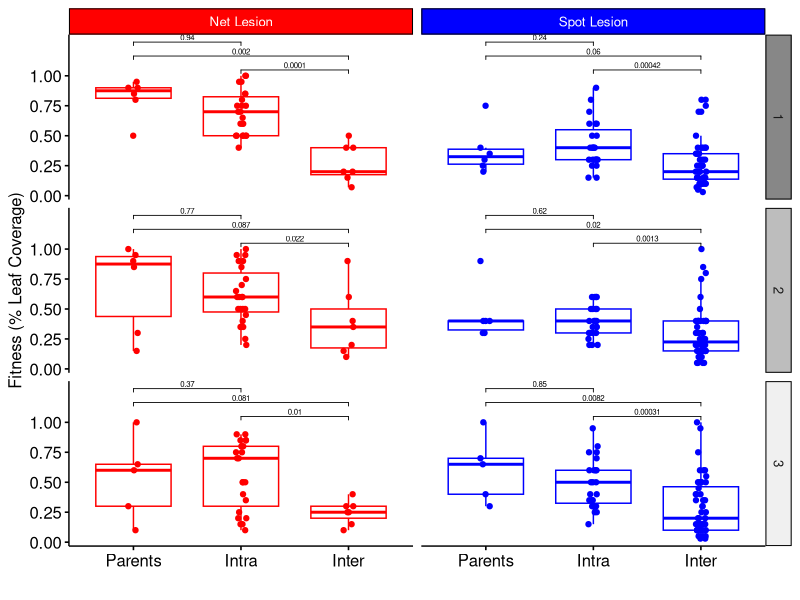
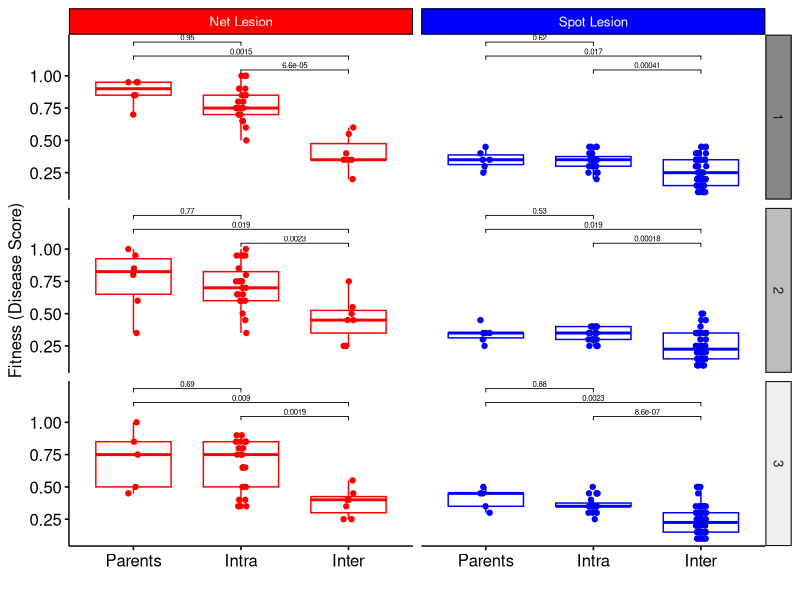
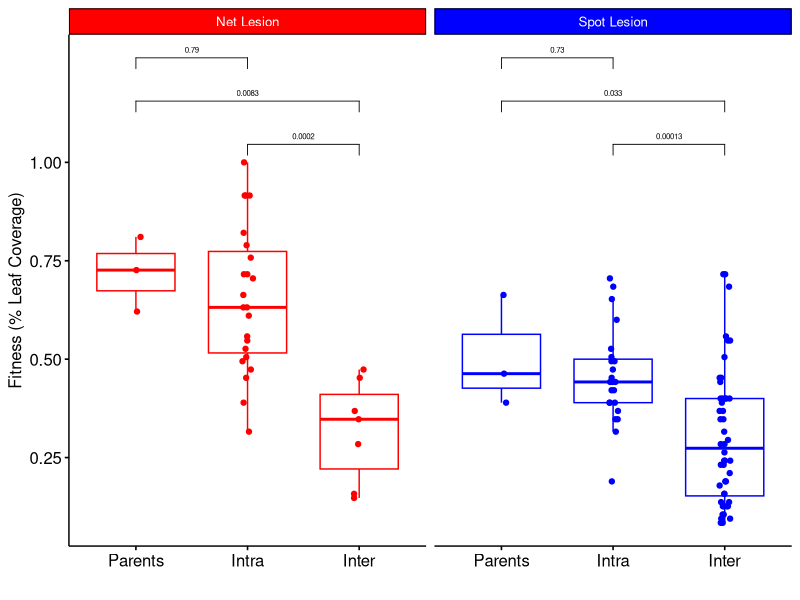
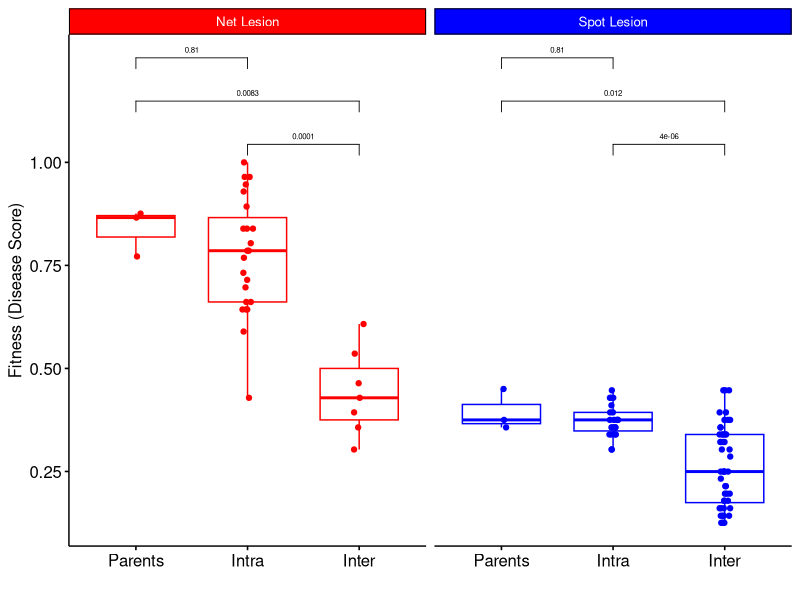
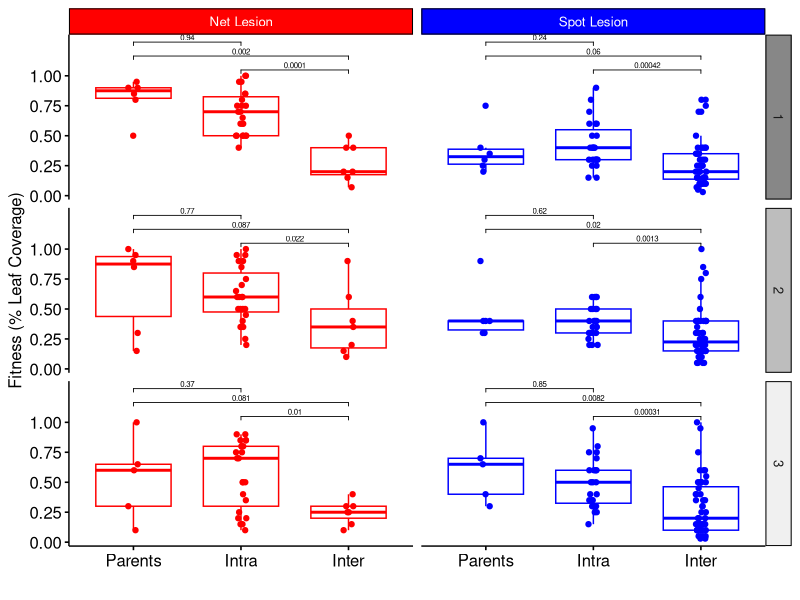
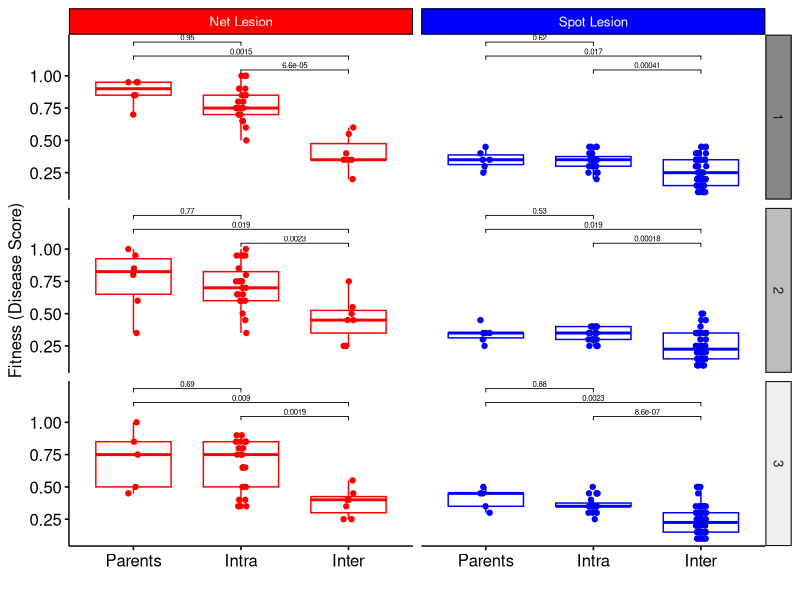
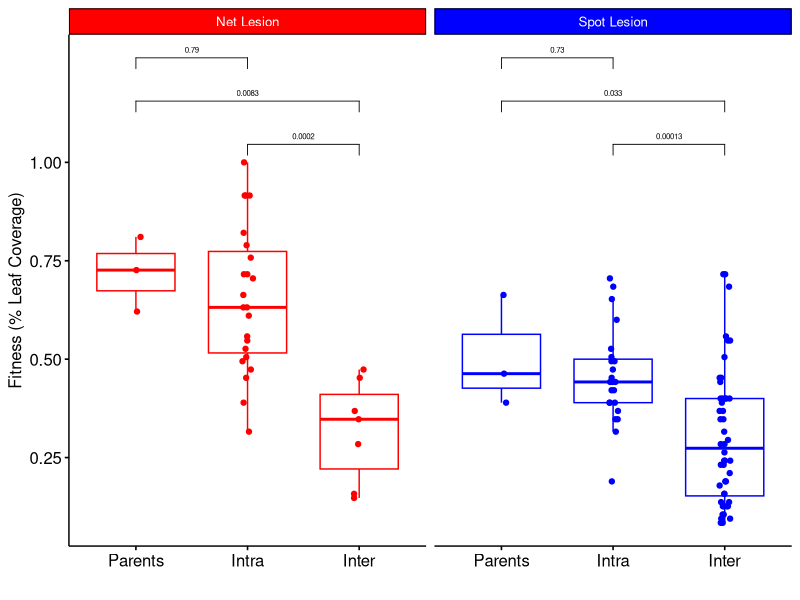
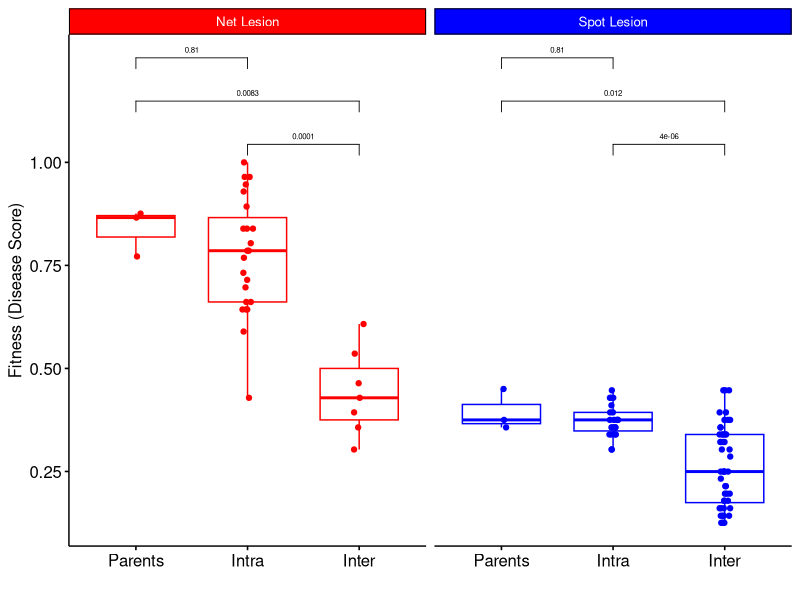

Generate these figures, in order, with R:
library(ggpubr)
library(tidyverse)
library(grid)
library(car)

phenotypes<-read.csv("PterespopsonKombar.csv", header = TRUE)
colnames(phenotypes)[8]<-"mean.percent.leaf.coverage"
phenotypes$labels <- paste0(phenotypes$CrossParents)
phenotypes$Net.blotch.form[phenotypes$Net.blotch.form=='N']<-'Net Lesion'
phenotypes$Net.blotch.form[phenotypes$Net.blotch.form=='S']<-'Spot Lesion'
phenotypes$Net.blotch.form <- factor(phenotypes$Net.blotch.form,
                                levels = c('Net Lesion','Spot Lesion'),ordered = TRUE)

phenotypes$Cross.Type <- factor(phenotypes$Cross.Type,
                                levels = c('Parents','Intra','Inter'),ordered = TRUE)

phenotypes$percent.leaf.coverage<-phenotypes$percent.leaf.coverage/max(phenotypes$percent.leaf.coverage)
phenotypes$Kombar.reaction.type<-phenotypes$Kombar.reaction.type/max(phenotypes$Kombar.reaction.type)

phenotypes$mean.percent.leaf.coverage<-phenotypes$mean.percent.leaf.coverage/max(na.omit(phenotypes$mean.percent.leaf.coverage))
phenotypes$RT.Average<-phenotypes$RT.Average/max(na.omit(phenotypes$RT.Average))

my_comparisons <- list(c("Intra", "Inter"), c("Parents", "Inter"), c("Intra", "Parents"))

b<-ggboxplot(phenotypes, x = "Cross.Type", y = "percent.leaf.coverage", 
             color = "Net.blotch.form",palette =c("red", "blue"),add = "jitter")+ 
  stat_compare_means(comparisons = my_comparisons , size=2, 
                     method.args = list(alternative = "greater"))+ # Add pairwise comparisons p-value
  facet_grid(Rep~Net.blotch.form, scales = "free_x")+
  xlab("")+ylab("Fitness (% Leaf Coverage)")+
  theme(legend.position="None", strip.text.x = element_text(color = "white"))+
  scale_y_continuous(breaks=c(0,0.25,0.5,0.75,1))


p <- ggplot_gtable(ggplot_build(b))
strips <- which(grepl('strip-', p$layout$name))

pal<-c("red","blue","grey53", "grey74","grey94")

for (i in seq_along(strips)) {
  k <- which(grepl('rect', p$grobs[[strips[i]]]$grobs[[1]]$childrenOrder))
  p$grobs[[strips[i]]]$grobs[[1]]$children[[k]]$gp$fill <- pal[i]
}

plot(p)



B<-ggboxplot(phenotypes, x = "Cross.Type", y = "Kombar.reaction.type", 
             color = "Net.blotch.form",palette =c("red", "blue"),add = "jitter")+ 
  stat_compare_means(comparisons = my_comparisons, size=2, 
                     method.args = list(alternative = "greater"))+ # Add pairwise comparisons p-value
  facet_grid(Rep~Net.blotch.form, scales = "free_x")+
  xlab("")+ylab("Fitness (Disease Score)")+
  theme(legend.position="None", strip.text.x = element_text(color = "white"))+
  scale_y_continuous(breaks=c(0,0.25,0.5,0.75,1))  


g <- ggplot_gtable(ggplot_build(B))
strips <- which(grepl('strip-', g$layout$name))

pal<-c("red","blue","grey53", "grey74","grey94")

for (i in seq_along(strips)) {
  k <- which(grepl('rect', g$grobs[[strips[i]]]$grobs[[1]]$childrenOrder))
  g$grobs[[strips[i]]]$grobs[[1]]$children[[k]]$gp$fill <- pal[i]
}

plot(g)


pdf("Phenotype_percentleaf_allrep")
plot(p)
dev.off()

pdf("Phenotype_DiseaseScore_allrep")
plot(g)
dev.off()


#### Test for homogeneity
leveneTest(Kombar.reaction.type ~ as.factor(Rep), data = phenotypes)
#Df F value Pr(>F)
#group   2  0.9944  0.371
#334 
fligner.test(Kombar.reaction.type ~ as.factor(Rep), data = phenotypes)
#data:  Kombar.reaction.type by as.factor(Rep)
#Fligner-Killeen:med chi-squared = 1.9351, df = 2, p-value = 0.38

leveneTest(percent.leaf.coverage ~ as.factor(Rep), data = phenotypes)
#Df F value Pr(>F)
#group   2   0.766 0.4657
#334   
fligner.test(percent.leaf.coverage ~ as.factor(Rep), data = phenotypes)
#data:  percent.leaf.coverage by as.factor(Rep)
#Fligner-Killeen:med chi-squared = 1.2318, df = 2, p-value = 0.5402

####Pooled data (all reps)
b<-ggboxplot(phenotypes, x = "Cross.Type", y = "mean.percent.leaf.coverage", 
             color = "Net.blotch.form",palette =c("red", "blue"),add = "jitter")+ 
  stat_compare_means(comparisons = my_comparisons , size=2, 
                     method.args = list(alternative = "greater"))+ # Add pairwise comparisons p-value
  facet_grid(~Net.blotch.form, scales = "free_x")+
  xlab("")+ylab("Fitness (% Leaf Coverage)")+
  theme(legend.position="None", strip.text.x = element_text(color = "white"))+
  scale_y_continuous(breaks=c(0,0.25,0.5,0.75,1))


p <- ggplot_gtable(ggplot_build(b))
strips <- which(grepl('strip-', p$layout$name))

pal<-c("red","blue","grey53", "grey74","grey94")

for (i in seq_along(strips)) {
  k <- which(grepl('rect', p$grobs[[strips[i]]]$grobs[[1]]$childrenOrder))
  p$grobs[[strips[i]]]$grobs[[1]]$children[[k]]$gp$fill <- pal[i]
}

plot(p)



B<-ggboxplot(phenotypes, x = "Cross.Type", y = "RT.Average", 
             color = "Net.blotch.form",palette =c("red", "blue"),add = "jitter")+ 
  stat_compare_means(comparisons = my_comparisons, size=2, 
                     method.args = list(alternative = "greater"))+ # Add pairwise comparisons p-value
  facet_grid(~Net.blotch.form, scales = "free_x")+
  xlab("")+ylab("Fitness (Disease Score)")+
  theme(legend.position="None", strip.text.x = element_text(color = "white"))+
  scale_y_continuous(breaks=c(0,0.25,0.5,0.75,1))  


g <- ggplot_gtable(ggplot_build(B))
strips <- which(grepl('strip-', g$layout$name))

pal<-c("red","blue","grey53", "grey74","grey94")

for (i in seq_along(strips)) {
  k <- which(grepl('rect', g$grobs[[strips[i]]]$grobs[[1]]$childrenOrder))
  g$grobs[[strips[i]]]$grobs[[1]]$children[[k]]$gp$fill <- pal[i]
}

plot(g)

pdf("Phenotype_percentleaf_pooled")
plot(p)
dev.off()

pdf("Phenotype_DiseaseScore_pooled")
plot(g)
dev.off()

